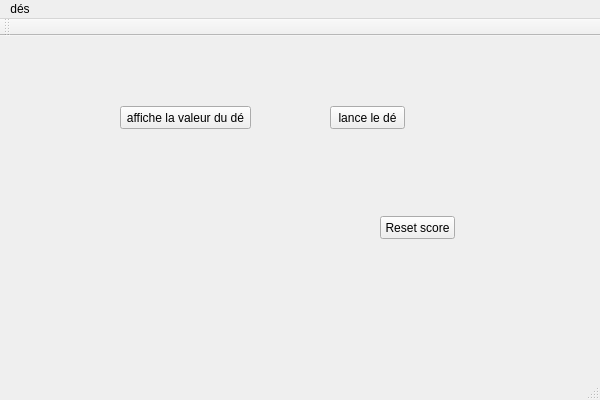
<?xml version="1.0" encoding="UTF-8"?>
<ui version="4.0">
 <class>TP1heritageClass</class>
 <widget class="QMainWindow" name="TP1heritageClass">
  <property name="geometry">
   <rect>
    <x>0</x>
    <y>0</y>
    <width>600</width>
    <height>400</height>
   </rect>
  </property>
  <property name="windowTitle">
   <string>TP1heritage</string>
  </property>
  <widget class="QWidget" name="centralWidget">
   <widget class="QPushButton" name="pushButton">
    <property name="geometry">
     <rect>
      <x>330</x>
      <y>70</y>
      <width>75</width>
      <height>23</height>
     </rect>
    </property>
    <property name="text">
     <string>lance le dé</string>
    </property>
   </widget>
   <widget class="QPushButton" name="pushButton_2">
    <property name="geometry">
     <rect>
      <x>120</x>
      <y>70</y>
      <width>131</width>
      <height>23</height>
     </rect>
    </property>
    <property name="text">
     <string>affiche la valeur du dé</string>
    </property>
   </widget>
   <widget class="QLabel" name="label">
    <property name="geometry">
     <rect>
      <x>260</x>
      <y>110</y>
      <width>121</width>
      <height>51</height>
     </rect>
    </property>
    <property name="text">
     <string/>
    </property>
   </widget>
   <widget class="QLabel" name="label_2">
    <property name="geometry">
     <rect>
      <x>260</x>
      <y>190</y>
      <width>101</width>
      <height>81</height>
     </rect>
    </property>
    <property name="text">
     <string/>
    </property>
   </widget>
   <widget class="QPushButton" name="pushButton_3">
    <property name="geometry">
     <rect>
      <x>380</x>
      <y>180</y>
      <width>75</width>
      <height>23</height>
     </rect>
    </property>
    <property name="text">
     <string>Reset score</string>
    </property>
   </widget>
  </widget>
  <widget class="QMenuBar" name="menuBar">
   <property name="geometry">
    <rect>
     <x>0</x>
     <y>0</y>
     <width>600</width>
     <height>21</height>
    </rect>
   </property>
   <widget class="QMenu" name="menud_s">
    <property name="title">
     <string>dés</string>
    </property>
   </widget>
   <addaction name="menud_s"/>
  </widget>
  <widget class="QToolBar" name="mainToolBar">
   <attribute name="toolBarArea">
    <enum>TopToolBarArea</enum>
   </attribute>
   <attribute name="toolBarBreak">
    <bool>false</bool>
   </attribute>
  </widget>
  <widget class="QStatusBar" name="statusBar"/>
 </widget>
 <layoutdefault spacing="6" margin="11"/>
 <resources>
  <include location="TP1heritage.qrc"/>
 </resources>
 <connections>
  <connection>
   <sender>pushButton</sender>
   <signal>clicked()</signal>
   <receiver>TP1heritageClass</receiver>
   <slot>onSendMessageButtonClicked()</slot>
   <hints>
    <hint type="sourcelabel">
     <x>367</x>
     <y>114</y>
    </hint>
    <hint type="destinationlabel">
     <x>299</x>
     <y>199</y>
    </hint>
   </hints>
  </connection>
  <connection>
   <sender>pushButton_3</sender>
   <signal>clicked()</signal>
   <receiver>TP1heritageClass</receiver>
   <slot>onButtonResetClicked()</slot>
   <hints>
    <hint type="sourcelabel">
     <x>417</x>
     <y>224</y>
    </hint>
    <hint type="destinationlabel">
     <x>299</x>
     <y>199</y>
    </hint>
   </hints>
  </connection>
 </connections>
 <slots>
  <slot>onSendMessageButtonClicked()</slot>
  <slot>onButtonResetClicked()</slot>
 </slots>
</ui>
